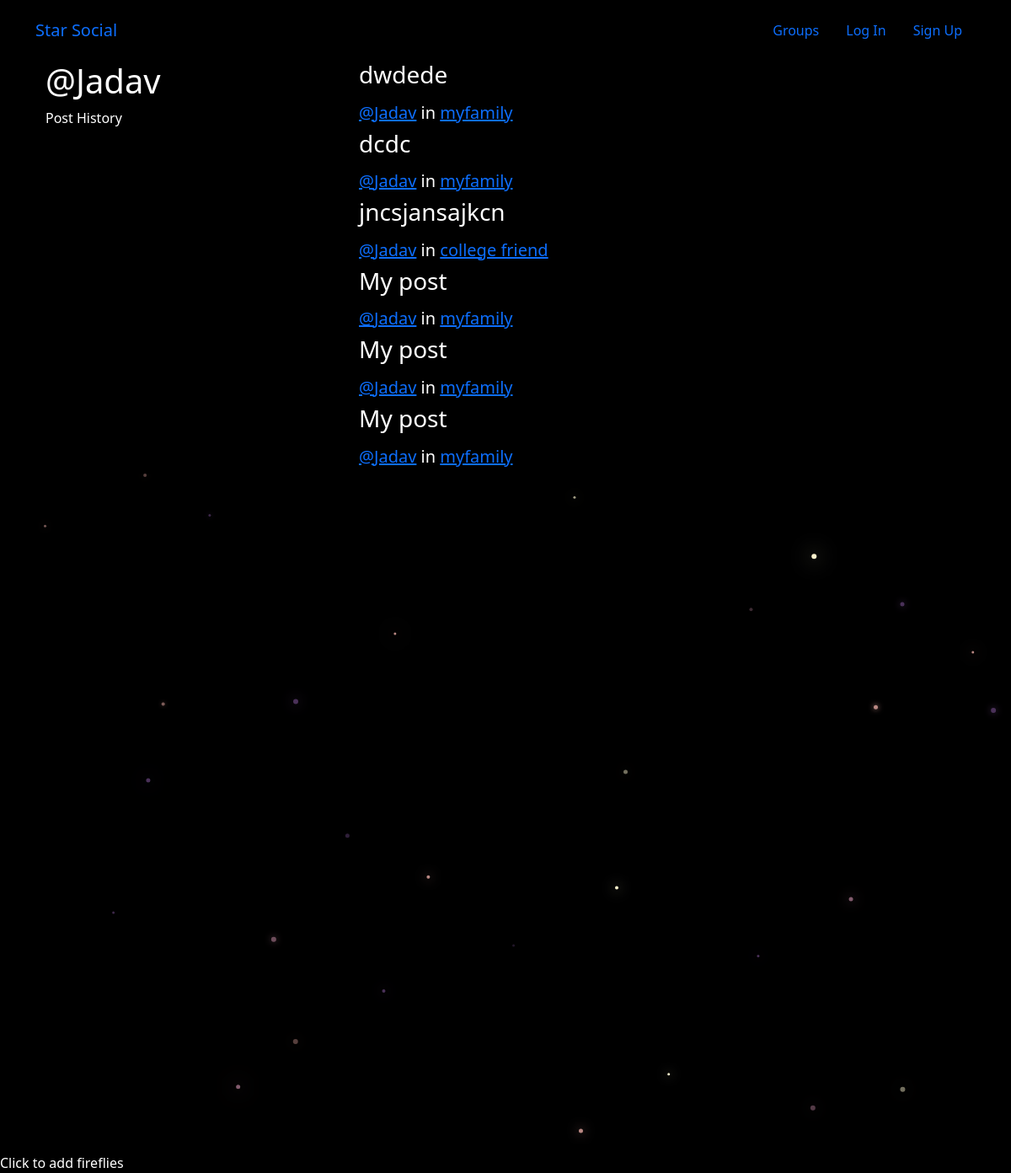
The app's page /posts/by/Jadav/ with its own data.
### posts/models.py (models this page shows, shortened)
class Post(models.Model):
    user = models.ForeignKey(User, related_name='posts', on_delete=models.CASCADE)
    created_at = models.DateTimeField(auto_now=True)
    message = models.TextField()
    message_html = models.TextField(editable=False)
    group = models.ForeignKey(Group, related_name='posts',null=True,blank=True, on_delete=models.CASCADE)
    class Meta:
        ordering = ['-created_at']

### groups/models.py (models this page shows, shortened)
class Group(models.Model):
    name = models.CharField(max_length=255, unique=True)
    slug = models.SlugField(allow_unicode=True,unique=True)
    description = models.TextField(blank=True, default='')
    description_html = models.TextField(editable=False,default='',blank=True)
    members = models.ManyToManyField(User, through='GroupMember')
    class Meta:
        ordering = ['name']

### posts/views.py (the view)
# urls.py: path('by/<slug:username>/', views.UserPosts.as_view(), name='for_user'),
class UserPosts(generic.ListView):
    model = models.Post
    template_name = 'posts/user_post_list.html'
    def get_queryset(self):
        try:
            self.post_user = User.objects.prefetch_related('posts').get(username__iexact=self.kwargs.get('username'))
        except User.DoesNotExist:
            raise Http404
        else:
            return self.post_user.posts.all()
    def get_context_data(self, **kwargs):
        context = super().get_context_data(**kwargs)
        context['post_user'] = self.post_user
        return context

### posts/templates/posts/user_post_list.html
{% extends "posts/post_base.html" %}
{% block prepost %}
 <div class="col-md-4">
    <h1>@{{post_user.username}}</h1>
    <p>Post History</p>
 </div>
{% endblock %}
{% block post_content %}
<div class="col-md-8">
    {% for post in post_list %}
      {% include "posts/_post.html" %}
    {% endfor %}
</div>
{% endblock %}

### posts/templates/posts/_post.html (shortened to what this page needs)
<div class="post media">
    <h3>{{post.message_html|safe}}</h3>
    <div class="media-body">
        <h5 class="media-heading">
            <span class="username">
                <a href="{% url 'posts:for_user' username=post.user.username %}">@{{post.user.username}}</a>
            </span>
            {% if post.group %}
			<span class="group-name">in <a href="#">{{ post.group.name }}</a></span>
			{% endif %}
        </h5>
    </div>
</div>

### static/socialmedia/css/master.css (style rules this page uses)
body { margin: 0; overflow: hidden; background-color: black; color:white; }

### records on screen
Post: message_html "dwdede", user.username "Jadav", group.name "myfamily"
Post: message_html "dcdc", user.username "Jadav", group.name "myfamily"
Post: message_html "jncsjansajkcn", user.username "Jadav", group.name "college friend"
Post: message_html "My post", user.username "Jadav", group.name "myfamily"
Post: message_html "My post", user.username "Jadav", group.name "myfamily"
Post: message_html "My post", user.username "Jadav", group.name "myfamily"

### other values on screen
{{ post_user.username }} "Jadav"
